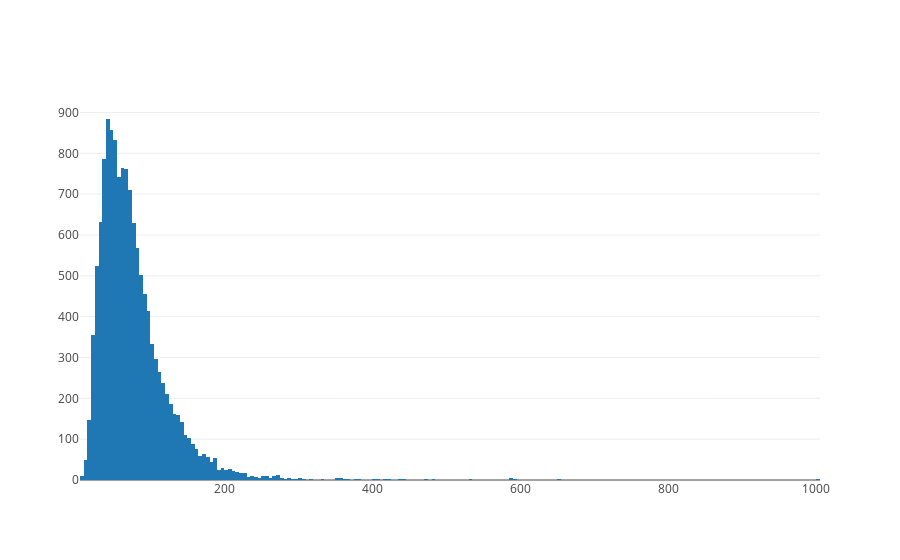

Notebook source saved alongside this figure:
### Code cell
hist_total = Histogram(x=df["time"])
iplot([hist_total])

### Figure 1 — Plotly figure (JSON) as saved in the notebook; plotly's stock layout.template omitted (floating-point values rounded to 4 significant figures; data arrays with more than 128 entries replaced by an {"elided": "..."} marker saying what was removed)
{"data": [{"type": "histogram", "x": {"elided": "13632 float values"}}], "layout": {}}
